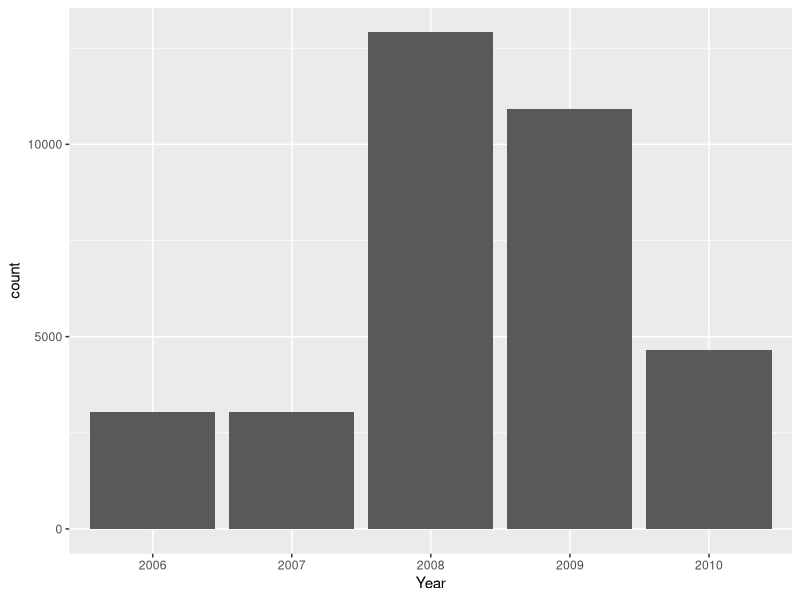
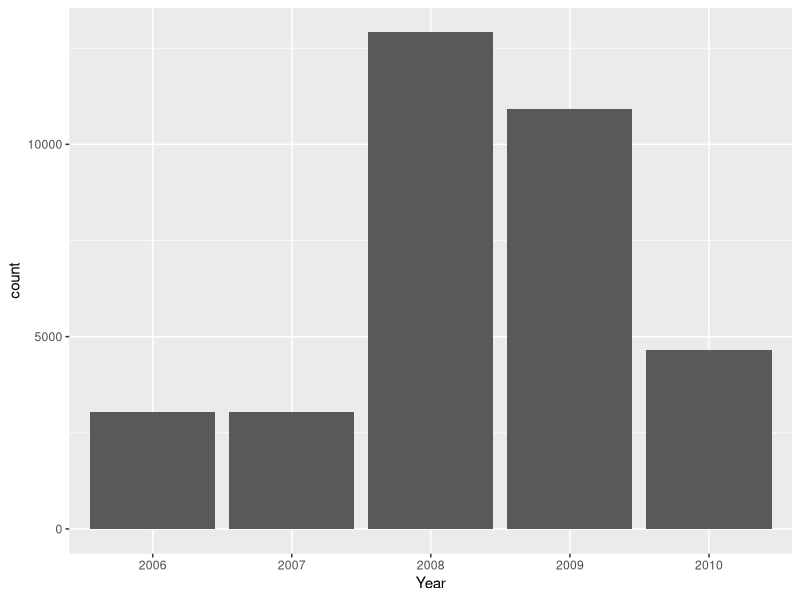

These charts were generated, in order, by the following R code:
## ---- chunk 1
knitr::opts_chunk$set(echo = TRUE)
## ---- chunk 2
library(tidyverse)
library(dplyr)
library(tidyr)
## ---- chunk 3
# read in data
tree_A_F <- read.csv("data_raw/pheno_spring_transect_A_F_raw.csv")
tree_G_L <- read.csv("data_raw/pheno_spring_transect_G_L_raw.csv")
tree_M_R <- read.csv("data_raw/pheno_spring_transect_M_R_raw.csv")
tree_S_X <- read.csv("data_raw/pheno_spring_transect_S_X_raw.csv")


#makes all datasets long instead of wide
# A through F
tree_A_F_long <- tree_A_F[-1, ] %>%  
  pivot_longer('A1.1':'F12.3',
               names_to = "tree.id",
               values_to = "pheno_level") %>% 
  select(X, X.1, X.2, tree.id, pheno_level) %>% 
  rename(Year = X,
         Date = X.1,
         DOY = X.2,
         Tree.ID = tree.id,
         Pheno_Level = pheno_level)

# G through L
tree_G_L_long <- tree_G_L[-1, ] %>%  
  pivot_longer('G1.1':'L12.3',
               names_to = "tree.id",
               values_to = "pheno_level") %>% 
  select(X, X.1, X.2, tree.id, pheno_level) %>% 
  rename(Year = X,
         Date = X.1,
         DOY = X.2,
         Tree.ID = tree.id,
         Pheno_Level = pheno_level)


# M through R
tree_M_R_long <- tree_M_R[-1, ] %>%  
  pivot_longer('M1.1':'R12.3',
               names_to = "tree.id",
               values_to = "pheno_level") %>% 
  select(X, X.1, X.2, tree.id, pheno_level) %>% 
  rename(Year = X,
         Date = X.1,
         DOY = X.2,
         Tree.ID = tree.id,
         Pheno_Level = pheno_level)

# S through X
tree_S_X_long <- tree_S_X[-1, ] %>%  
  pivot_longer('S1.1':'X12.3',
               names_to = "tree.id",
               values_to = "pheno_level") %>% 
  select(X, X.1, X.2, tree.id, pheno_level) %>% 
  rename(Year = X,
         Date = X.1,
         DOY = X.2,
         Tree.ID = tree.id,
         Pheno_Level = pheno_level)

# Combine all datasets
trees_combined <- bind_rows(tree_A_F_long, tree_G_L_long, tree_M_R_long, tree_S_X_long)

# Seperate date column into Day and Month # Week 7 Dates and Strings
trees_combined <- trees_combined %>% 
  mutate(Month = str_extract(Date, "-(...)"),
         Month = str_remove(Month, "-")) %>% 
  mutate(Day = str_extract(Date, "(..)"),
         Month = str_remove(Month, "-")) %>% 
  select(Month, Day, Year, DOY, Tree.ID, Pheno_Level)


# remove rows with -99 in pheno_level column and NA values 
trees_combined <- trees_combined %>% 
  filter(Pheno_Level != -99) 
trees_combined <- na.omit(trees_combined)
  

# removing columns where the are no values in the Year column
trees_combined <- trees_combined[trees_combined$Year != "", ]

tail(trees_combined)

# graph of trees by year
# week 5 Visualization
ggplot(trees_combined, aes(x = Year)) +
  geom_bar()

ggsave("trees_by_year.jpg")



